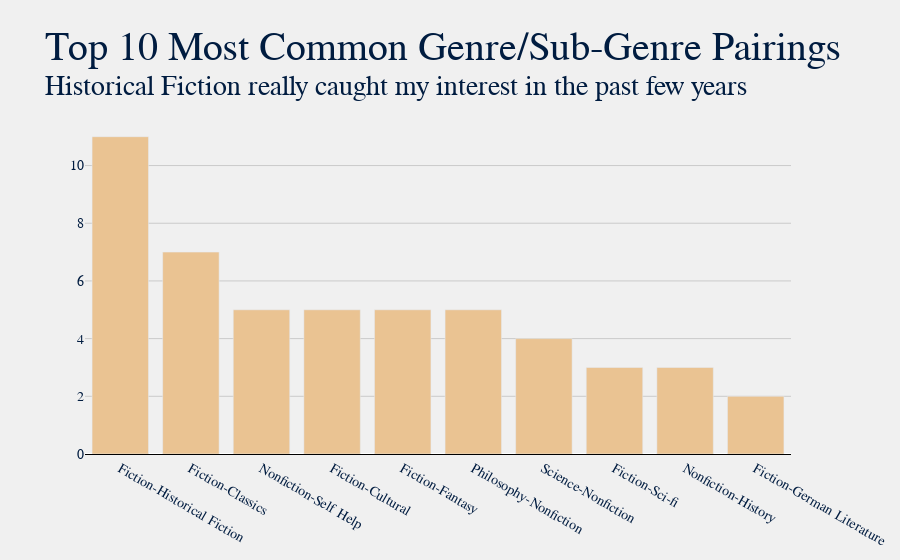

The cell this chart's notebook holds for it:
### Code cell
df['Genre Pair'] = df['Genre'] + '-' + df['Sub-Genre']
title = "Top 10 Most Common Genre/Sub-Genre Pairings"
sub = f"Historical Fiction really caught my interest in the past few years"
plot.gen_bar_graph(df, 'Genre Pair', title, sub, num=10, color="#eac392")

### Figure 1 — Plotly figure (JSON) as saved in the notebook; plotly's stock layout.template omitted (floating-point values rounded to 4 significant figures)
{"data": [{"hovertemplate": "<b>%{x}</b>: %{y}", "marker": {"color": "#eac392"}, "name": "", "type": "bar", "x": ["Fiction-Historical Fiction", "Fiction-Classics", "Nonfiction-Self Help", "Fiction-Cultural", "Fiction-Fantasy", "Philosophy-Nonfiction", "Science-Nonfiction", "Fiction-Sci-fi", "Nonfiction-History", "Fiction-German Literature"], "y": [11, 7, 5, 5, 5, 5, 4, 3, 3, 2]}], "layout": {"autosize": true, "barmode": "group", "font": {"color": "#001c40", "family": "Baskerville", "size": 14}, "margin": {"b": 45, "l": 85, "r": 85, "t": 120}, "paper_bgcolor": "#f0f0f0", "plot_bgcolor": "#f0f0f0", "showlegend": false, "title": {"font": {"color": "#001c40", "family": "Baskerville, Bold", "size": 40}, "text": "Top 10 Most Common Genre/Sub-Genre Pairings<br><sup>Historical Fiction really caught my interest in the past few years"}, "xaxis": {"autorange": true, "gridcolor": "#cbcbcb", "linecolor": "black", "range": [-0.5, 9.5], "showgrid": false, "showline": true, "title": {}, "type": "category"}, "yaxis": {"autorange": true, "gridcolor": "#cbcbcb", "linecolor": "black", "range": [0, 11.58], "showgrid": true, "showline": false, "showticklabels": true, "title": {}, "type": "linear"}}}
